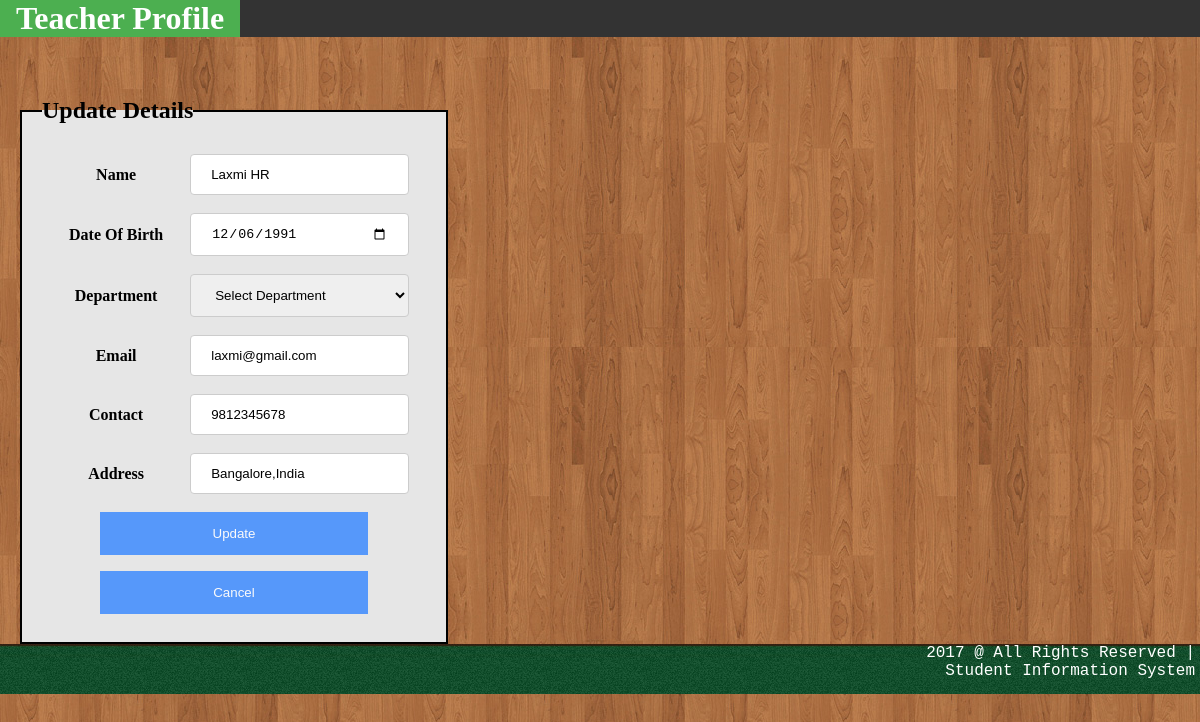
The app's page /teaprofupdate.php (signed in) with its own data.
### tables this page shows
CREATE TABLE `teacherprof` (
  `Name` varchar(30) NOT NULL,
  `Date` varchar(10) NOT NULL,
  `ID` varchar(10) NOT NULL,
  `Department` varchar(20) NOT NULL,
  `mail` varchar(20) NOT NULL,
  `Contact` bigint(10) NOT NULL,
  `Address` varchar(50) NOT NULL,
  `Passw` varchar(30) NOT NULL
);

### teaprofupdate.php (the view, shortened to what this page needs)
<?php
include("mysql.php");
$name=$_SESSION['User'];
$sql="select * from teacherprof";
$run=mysqli_query($db,$sql);
while($row=mysqli_fetch_array($run)){
	if($name==$row['ID'])
	{
		$fname=$row['Name'];
		$dob=$row['Date'];
		$email=$row['mail'];
		$phone=$row['Contact'];
		$addr=$row['Address'];
	}
}
?>
<!DOCTYPE html>
<html>
<head>
	<link rel="stylesheet" type="text/css" href="teaprofupdate.css">
</head>
<body>
	<div class="prof1">
	<h1 class="prof"> Teacher Profile</h1>
	</div>
	<fieldset>
		<legend class="legend">
			<h2>Update Details</h2></legend>
		<div class="prsnl">
			<form action="teaprofupdate.php" method="post">
			<div class="input">
				<table>
					<tr>
				<th><label>Name</label></th>
				<td><input type="text" name="name" value="<?php echo $fname;?>" required=""></td>
			</div>
			<div class="input"><tr>
				<th><label>Date Of Birth</label></th>
				<td><input type="date" name="dob" value="<?php echo $dob;?>" required=""></td></tr>
			</div>
			<div class="input"><tr>
				<th><label>Department</label></th>
				<td><select name="department" placeholder="Department">
					   <option value="none">Select Department</option>
			         </select>
			     </td></tr>
			</div>
			<div class="input"><tr>
				<th><label>Email</label></th>
				<td><input type="email" name="email" value="<?php echo $email;?>" required=""></td></tr>
			</div>
			<div class="input"><tr>
				<th><label>Contact</label></th>
				<td><input type="text" name="contact" value="<?php echo $phone;?>" required=""></td></tr>
			</div>
			<div class="input"><tr>
				<th><label>Address</label></th>
				<td><input type="text" name="add" value="<?php echo $addr;?>" required=""></td></tr>
			</div></table>
			<div class="button">
			<center><button type="submit" name="but1" class="button">Update</button></center>
			</div>
	</form>
	<center><form action="teaprof.php"><button name="but2">Cancel</button></form></center>
	</fieldset>
	<div class="footer">
  		<p class="sitecredit"> 2017 @ All Rights Reserved | </p>
		<br>
		<p class="designcredit">Student Information System</p>
	</div>
</body>
</html>

### teaprofupdate.css (style rules this page uses)
* { margin:0px; padding:0px; }
body { background-image: url(images/bodybg.jpg); }
input[type=text], select { width: 100%; padding: 12px 20px; margin: 8px 0; display: inline-block; border: 1px solid #ccc; border-radius: 4px; box-sizing: border-box; }
input[type=date], select { width: 100%; padding: 12px 20px; margin: 8px 0; display: inline-block; border: 1px solid #ccc; border-radius: 4px; box-sizing: border-box; }
input[type=email], select { width: 100%; padding: 12px 20px; margin: 8px 0; display: inline-block; border: 1px solid #ccc; border-radius: 4px; box-sizing: border-box; }
input[type=password], select { width: 100%; padding: 12px 20px; margin: 8px 0; display: inline-block; border: 1px solid #ccc; border-radius: 4px; box-sizing: border-box; }
h1.prof { text-align: center; font-family: "Palatino Linotype", "Book Antiqua", Palatino, serif; display: block; color: white; text-align: center; text-decoration: none; background-color: #4CAF50; width: 20%; }
.prof1 { list-style-type: none; margin: 0; padding: 0; overflow: hidden; background-color: #333; }
fieldset { margin-top: 5%; background-color:#e6e6e6; width:32%; padding:20px; height: auto; display: inline-block; margin-left: 20px; border: 2px solid black; }
label { margin-top: 5px; padding: 25px 25px; margin-bottom: 5px; line-height: 250%; }
.footer { position: bottom; left: 0; bottom: 0; height: 50px; width: 100%; background-image: url(images/footerbg1.jpg); }
p.sitecredit { float: right; color: white; font-family: Courier New; margin-right: 5px; }
p.designcredit { float: right; color: white; font-family: Courier New; margin-right: 5px; }
button { background-color: #3385ff; color: white; padding: 14px 20px; margin: 8px 20px; border: none; cursor: pointer; width: 70%; opacity: 0.8; }

### records on screen
teacherprof: name "Laxmi HR", dob "12/06/1991", email "laxmi@gmail.com", contact "9812345678", add "Bangalore,India"
